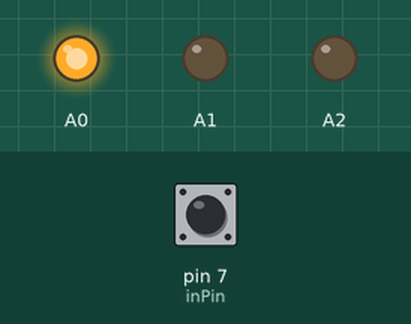
A sketch run on a simulated Arduino Uno, built with avr-gcc and run on an emulated ATmega328P. Parts: output pins drawn as LEDs (lit = HIGH). The inputs (shaded band) are chosen by the test bench; at power-on: pin 7 (inPin) HIGH.

Above: at 4.2 s.
4.3 s: pin 7 (inPin) pulsed LOW 5 times (0.12 s each, 0.3 s apart)
At 4.87 s:
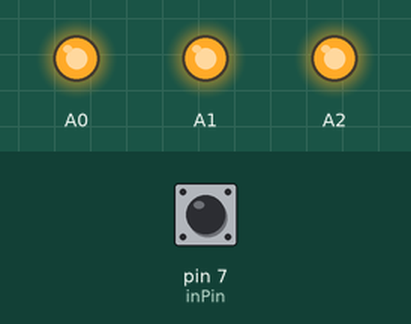
At 6.4 s:
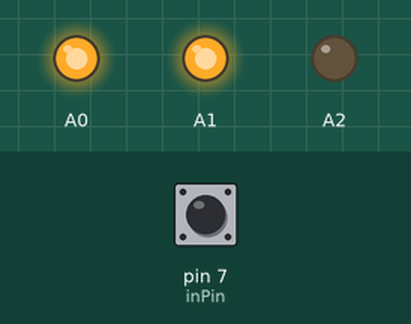
Timing chart, 0 to 7.9 s (numbered marks = the images above; inputs shaded):
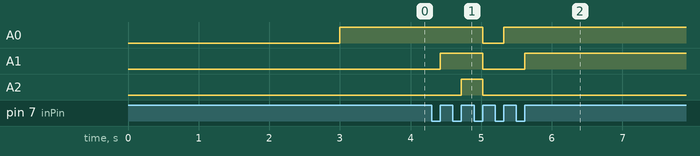

Measured:
- after the input at 4.3 s, A0: HIGH → LOW after 0.72 s, → HIGH 0.30 s later; A1: LOW → HIGH after 0.12 s, → LOW 0.60 s later, → HIGH 0.60 s later; A2: LOW → HIGH after 0.42 s, → LOW 0.30 s later

The sketch:

SyncDemo.ino
```cpp
// Audio LED Sync test

const int inPin = 7;  // the input pin
char cnt = 0;

void setup() {
  pinMode(A0, OUTPUT); pinMode(A1, OUTPUT); pinMode(A2, OUTPUT);
  pinMode(inPin, INPUT);
  delay(3000);  // Delay to avoid hearing USB connecting sound during reset
}

void loop() {
  while (digitalRead(inPin) == 0);  // wait for high
  switch (cnt) {
    case 0: digitalWrite(A0, HIGH); cnt++; break;
    case 1: digitalWrite(A1, HIGH); cnt++; break;
    case 2: digitalWrite(A2, HIGH); cnt++; break;
    case 3: digitalWrite(A0, LOW); digitalWrite(A1, LOW); digitalWrite(A2, LOW); cnt=0; break;
  }
  while (digitalRead(inPin) == 1);  // wait for low
}
```
